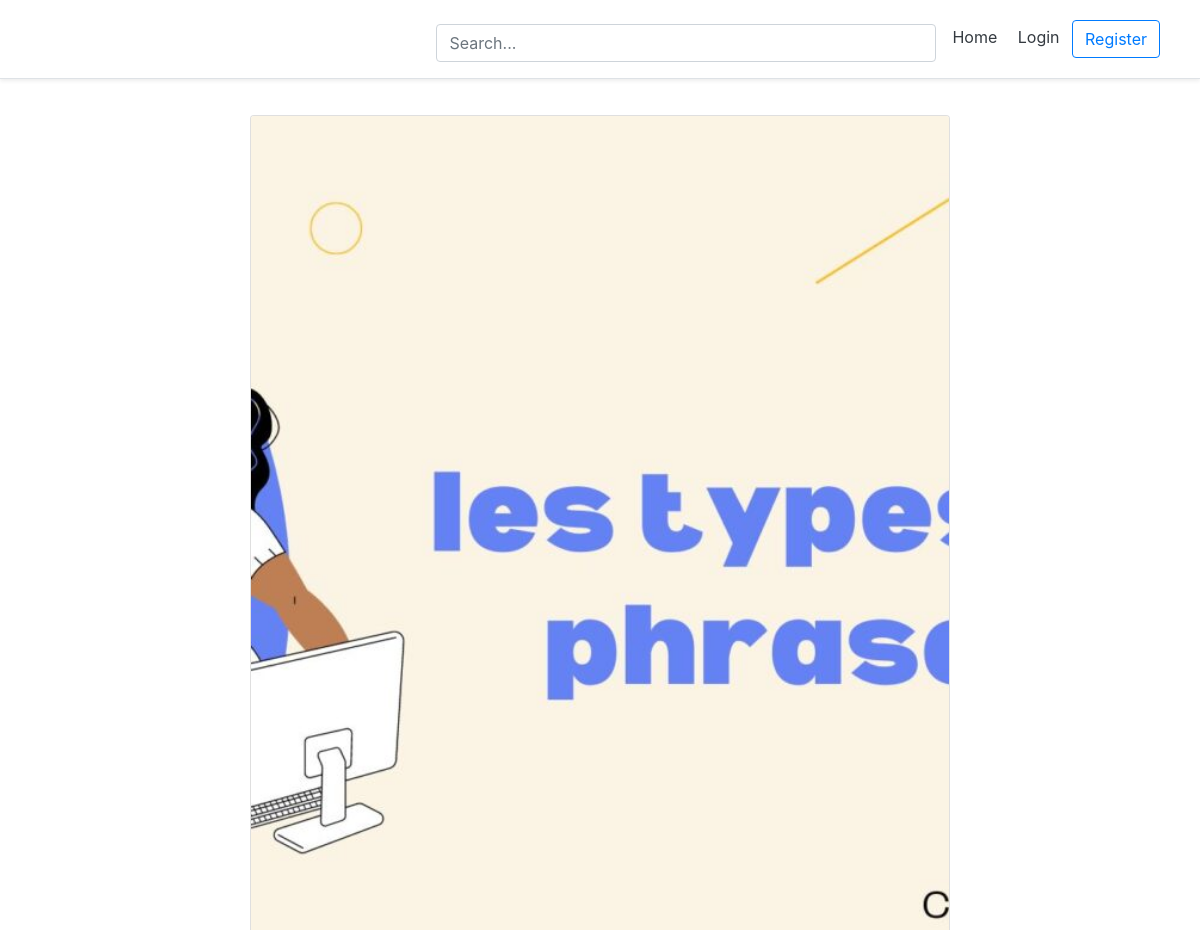
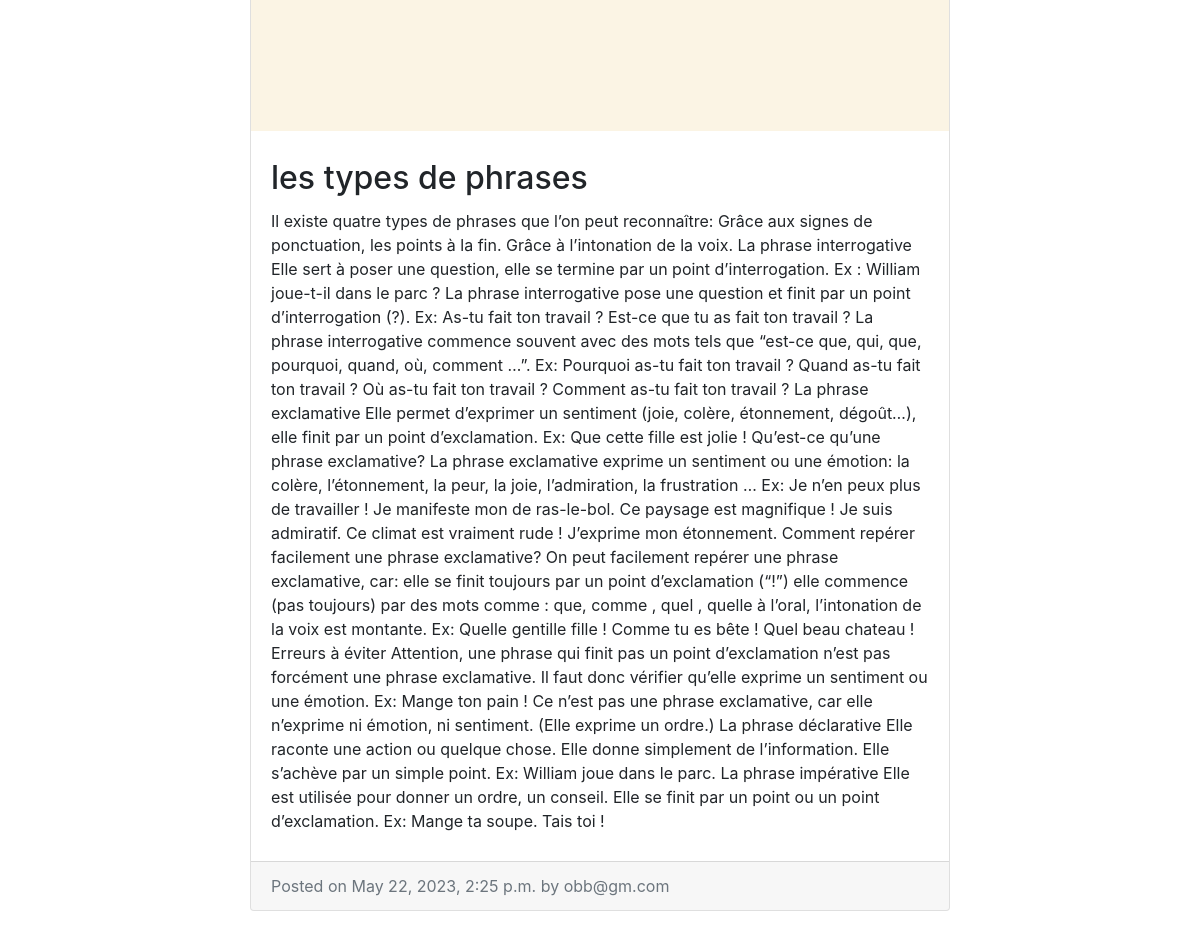
The app's page /cours/zero-les-types-de-phrases/ with its own data (2 pictures, top to bottom).
### cours/models.py (models this page shows, shortened)
class cours(models.Model):
    title 					= models.CharField(max_length=50, null=False, blank=False)
    body 					= models.TextField(max_length=10000, null=False, blank=False)
    image		 			= models.ImageField(upload_to=upload_location, null=True, blank=True)
    date_published 			= models.DateTimeField(auto_now_add=True, verbose_name="date published")
    date_updated 			= models.DateTimeField(auto_now=True, verbose_name="date updated")
    author				= models.ForeignKey(settings.AUTH_USER_MODEL, on_delete=models.CASCADE)
    slug 					= models.SlugField(blank=True, unique=True)
    category = models.ForeignKey(categories, on_delete=models.CASCADE)

### account/models.py (models this page shows, shortened)
class Account(AbstractBaseUser):
    email = models.EmailField(verbose_name="email",max_length=60,unique=True)
    username 				= models.CharField(max_length=30, unique=True)
    date_joined				= models.DateTimeField(verbose_name='date joined', auto_now_add=True)
    last_login				= models.DateTimeField(verbose_name='last login', auto_now=True)
    is_admin				= models.BooleanField(default=False)
    is_active				= models.BooleanField(default=True)
    is_staff				= models.BooleanField(default=False)
    is_superuser			= models.BooleanField(default=False)
    USERNAME_FIELD = 'email'
    REQUIRED_FIELDS = ['username']
    objects = MyAccountManager()
    def __str__(self):
       return self.email

### cours/views.py (the view)
# urls.py: path('<slug>/', detail_cours_view, name="detail"),
def detail_cours_view(request, slug):
	context = {}
	cour_s = get_object_or_404(cours, slug=slug)
	context['cour_s'] = cour_s
	return render(request, 'cours/detail.html', context)

### templates/cours/detail.html (shortened to what this page needs)
{% extends 'base.html' %}
{% block content %}
<div class="container">
	<div class="row">
		<div class="card m-auto">
			<img class="card-img-top" src="{{cour_s.image.url}}">
			<div class="card-body mt-2 mb-2">
			  <h2 class="card-title">{{cour_s.title}}</h2>
			  <p class="card-text">{{cour_s.body|safe}}</p>
			</div>
			<div class="card-footer text-muted">
			  Posted on {{cour_s.date_published}} by {{cour_s.author}}
			</div>
		</div>
	</div>
</div>
{% endblock content %}

### templates/base.html (style rules this page uses)
@media (min-width: 768px) { html { font-size: 16px; } }

### templates/cours/detail.html (style rules this page uses)
.card { max-width: 700px; }
.container { padding:20px; }

### records on screen
cours: image (picture), title "les types de phrases", body "Il existe quatre types de phrases que l’on peut reconnaître: Grâce aux signes de ponctuation, les points à la fin. Grâce à l’intonation de la voix. La phrase interrogative Elle sert à poser une question, elle se termine par un point d’interrogation. Ex : William joue-t-il dans le parc ? La phrase interrogative pose une question et finit par un point d’interrogation (?). Ex: As-tu fait ton travail ? Est-ce que tu as fait ton travail ? La phrase interrogative commence souvent avec des mots tels que “est-ce que, qui, que, pourquoi, quand, où, comment …”. Ex: Pourquoi as-tu fait ton travail ? Quand as-tu fait ton travail ? Où as-tu fait ton travail ? Comment as-tu fait ton travail ? La phrase…", date_published "May 22, 2023, 2:25 p.m.", author "obb@gm.com"
